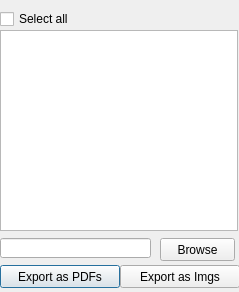
<?xml version="1.0" encoding="UTF-8"?>
<ui version="4.0">
 <class>multiPrint</class>
 <widget class="QDialog" name="multiPrint">
  <property name="geometry">
   <rect>
    <x>0</x>
    <y>0</y>
    <width>239</width>
    <height>292</height>
   </rect>
  </property>
  <property name="windowTitle">
   <string>multiPrint</string>
  </property>
  <widget class="QListWidget" name="composerList">
   <property name="geometry">
    <rect>
     <x>0</x>
     <y>30</y>
     <width>238</width>
     <height>201</height>
    </rect>
   </property>
  </widget>
  <widget class="QPushButton" name="exportAsPdf">
   <property name="geometry">
    <rect>
     <x>0</x>
     <y>265</y>
     <width>120</width>
     <height>23</height>
    </rect>
   </property>
   <property name="text">
    <string>Export as PDFs</string>
   </property>
  </widget>
  <widget class="QPushButton" name="exportAsImg">
   <property name="geometry">
    <rect>
     <x>120</x>
     <y>265</y>
     <width>120</width>
     <height>23</height>
    </rect>
   </property>
   <property name="text">
    <string>Export as Imgs</string>
   </property>
  </widget>
  <widget class="QCheckBox" name="checkBox">
   <property name="geometry">
    <rect>
     <x>0</x>
     <y>10</y>
     <width>151</width>
     <height>18</height>
    </rect>
   </property>
   <property name="text">
    <string>Select all</string>
   </property>
  </widget>
  <widget class="QLineEdit" name="path">
   <property name="geometry">
    <rect>
     <x>0</x>
     <y>238</y>
     <width>151</width>
     <height>20</height>
    </rect>
   </property>
  </widget>
  <widget class="QPushButton" name="browse">
   <property name="geometry">
    <rect>
     <x>160</x>
     <y>238</y>
     <width>75</width>
     <height>23</height>
    </rect>
   </property>
   <property name="text">
    <string>Browse</string>
   </property>
  </widget>
 </widget>
 <resources/>
 <connections/>
</ui>
